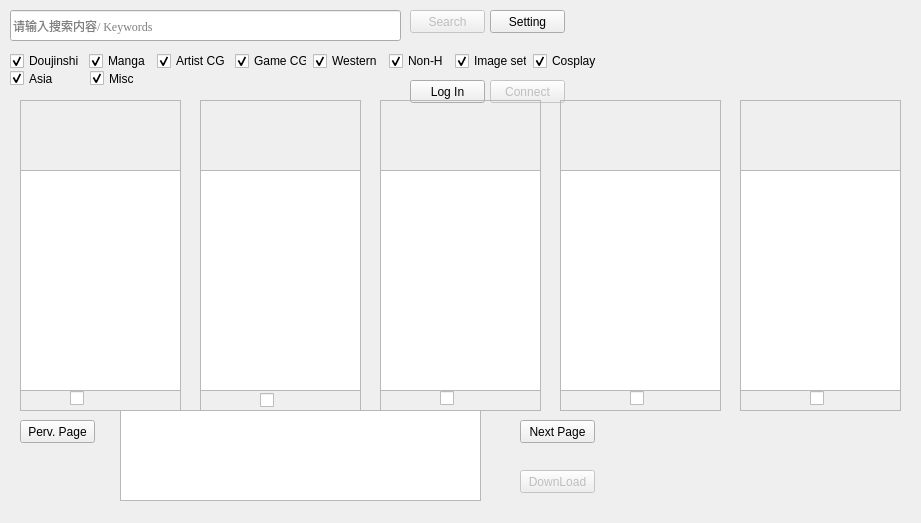
<?xml version="1.0" encoding="UTF-8"?>
<ui version="4.0">
 <class>Dialog</class>
 <widget class="QDialog" name="Dialog">
  <property name="geometry">
   <rect>
    <x>0</x>
    <y>0</y>
    <width>921</width>
    <height>523</height>
   </rect>
  </property>
  <property name="windowTitle">
   <string>Dialog</string>
  </property>
  <widget class="QPushButton" name="connect_button">
   <property name="enabled">
    <bool>false</bool>
   </property>
   <property name="geometry">
    <rect>
     <x>490</x>
     <y>80</y>
     <width>75</width>
     <height>23</height>
    </rect>
   </property>
   <property name="text">
    <string>Connect</string>
   </property>
  </widget>
  <widget class="QPushButton" name="setting_button">
   <property name="geometry">
    <rect>
     <x>490</x>
     <y>10</y>
     <width>75</width>
     <height>23</height>
    </rect>
   </property>
   <property name="text">
    <string>Setting</string>
   </property>
  </widget>
  <widget class="QPushButton" name="search_button">
   <property name="enabled">
    <bool>false</bool>
   </property>
   <property name="geometry">
    <rect>
     <x>410</x>
     <y>10</y>
     <width>75</width>
     <height>23</height>
    </rect>
   </property>
   <property name="text">
    <string>Search</string>
   </property>
   <property name="default">
    <bool>true</bool>
   </property>
  </widget>
  <widget class="QPushButton" name="login_button">
   <property name="geometry">
    <rect>
     <x>410</x>
     <y>80</y>
     <width>75</width>
     <height>23</height>
    </rect>
   </property>
   <property name="text">
    <string>Log In</string>
   </property>
  </widget>
  <widget class="QPushButton" name="download_button">
   <property name="enabled">
    <bool>false</bool>
   </property>
   <property name="geometry">
    <rect>
     <x>520</x>
     <y>470</y>
     <width>75</width>
     <height>23</height>
    </rect>
   </property>
   <property name="text">
    <string>DownLoad</string>
   </property>
  </widget>
  <widget class="QFrame" name="frame_2">
   <property name="geometry">
    <rect>
     <x>200</x>
     <y>100</y>
     <width>161</width>
     <height>311</height>
    </rect>
   </property>
   <property name="frameShape">
    <enum>QFrame::StyledPanel</enum>
   </property>
   <property name="frameShadow">
    <enum>QFrame::Raised</enum>
   </property>
   <widget class="QLabel" name="label_2">
    <property name="geometry">
     <rect>
      <x>6</x>
      <y>0</y>
      <width>151</width>
      <height>71</height>
     </rect>
    </property>
    <property name="font">
     <font>
      <family>Times New Roman</family>
     </font>
    </property>
    <property name="text">
     <string/>
    </property>
    <property name="wordWrap">
     <bool>true</bool>
    </property>
   </widget>
   <widget class="QGraphicsView" name="graphicsView_2">
    <property name="geometry">
     <rect>
      <x>0</x>
      <y>70</y>
      <width>161</width>
      <height>221</height>
     </rect>
    </property>
   </widget>
   <widget class="QCheckBox" name="checkBox_2">
    <property name="geometry">
     <rect>
      <x>60</x>
      <y>290</y>
      <width>16</width>
      <height>20</height>
     </rect>
    </property>
    <property name="text">
     <string/>
    </property>
   </widget>
  </widget>
  <widget class="QFrame" name="frame_3">
   <property name="geometry">
    <rect>
     <x>380</x>
     <y>100</y>
     <width>161</width>
     <height>311</height>
    </rect>
   </property>
   <property name="frameShape">
    <enum>QFrame::StyledPanel</enum>
   </property>
   <property name="frameShadow">
    <enum>QFrame::Raised</enum>
   </property>
   <widget class="QLabel" name="label_3">
    <property name="geometry">
     <rect>
      <x>6</x>
      <y>0</y>
      <width>151</width>
      <height>71</height>
     </rect>
    </property>
    <property name="font">
     <font>
      <family>Times New Roman</family>
     </font>
    </property>
    <property name="text">
     <string/>
    </property>
    <property name="wordWrap">
     <bool>true</bool>
    </property>
   </widget>
   <widget class="QGraphicsView" name="graphicsView_3">
    <property name="geometry">
     <rect>
      <x>0</x>
      <y>70</y>
      <width>161</width>
      <height>221</height>
     </rect>
    </property>
   </widget>
   <widget class="QCheckBox" name="checkBox_3">
    <property name="geometry">
     <rect>
      <x>60</x>
      <y>290</y>
      <width>16</width>
      <height>17</height>
     </rect>
    </property>
    <property name="text">
     <string/>
    </property>
   </widget>
  </widget>
  <widget class="QFrame" name="frame_4">
   <property name="geometry">
    <rect>
     <x>560</x>
     <y>100</y>
     <width>161</width>
     <height>311</height>
    </rect>
   </property>
   <property name="frameShape">
    <enum>QFrame::StyledPanel</enum>
   </property>
   <property name="frameShadow">
    <enum>QFrame::Raised</enum>
   </property>
   <widget class="QLabel" name="label_4">
    <property name="geometry">
     <rect>
      <x>0</x>
      <y>0</y>
      <width>161</width>
      <height>71</height>
     </rect>
    </property>
    <property name="font">
     <font>
      <family>Times New Roman</family>
     </font>
    </property>
    <property name="text">
     <string/>
    </property>
    <property name="wordWrap">
     <bool>true</bool>
    </property>
   </widget>
   <widget class="QGraphicsView" name="graphicsView_4">
    <property name="geometry">
     <rect>
      <x>0</x>
      <y>70</y>
      <width>161</width>
      <height>221</height>
     </rect>
    </property>
   </widget>
   <widget class="QCheckBox" name="checkBox_4">
    <property name="geometry">
     <rect>
      <x>70</x>
      <y>290</y>
      <width>16</width>
      <height>17</height>
     </rect>
    </property>
    <property name="text">
     <string/>
    </property>
   </widget>
  </widget>
  <widget class="QPushButton" name="nextpage_button">
   <property name="geometry">
    <rect>
     <x>520</x>
     <y>420</y>
     <width>75</width>
     <height>23</height>
    </rect>
   </property>
   <property name="text">
    <string>Next Page</string>
   </property>
  </widget>
  <widget class="QPushButton" name="pervpage_button">
   <property name="geometry">
    <rect>
     <x>20</x>
     <y>420</y>
     <width>75</width>
     <height>23</height>
    </rect>
   </property>
   <property name="text">
    <string>Perv. Page</string>
   </property>
  </widget>
  <widget class="QWidget" name="layoutWidget">
   <property name="geometry">
    <rect>
     <x>10</x>
     <y>50</y>
     <width>592</width>
     <height>22</height>
    </rect>
   </property>
   <layout class="QHBoxLayout" name="horizontalLayout">
    <item>
     <widget class="QCheckBox" name="doujinshi_cb">
      <property name="text">
       <string>Doujinshi</string>
      </property>
      <property name="checked">
       <bool>true</bool>
      </property>
     </widget>
    </item>
    <item>
     <widget class="QCheckBox" name="manga_cb">
      <property name="text">
       <string>Manga</string>
      </property>
      <property name="checked">
       <bool>true</bool>
      </property>
     </widget>
    </item>
    <item>
     <widget class="QCheckBox" name="artist_cb">
      <property name="autoFillBackground">
       <bool>false</bool>
      </property>
      <property name="text">
       <string>Artist CG</string>
      </property>
      <property name="checked">
       <bool>true</bool>
      </property>
     </widget>
    </item>
    <item>
     <widget class="QCheckBox" name="game_cb">
      <property name="text">
       <string>Game CG</string>
      </property>
      <property name="checked">
       <bool>true</bool>
      </property>
     </widget>
    </item>
    <item>
     <widget class="QCheckBox" name="western_cb">
      <property name="text">
       <string>Western</string>
      </property>
      <property name="checked">
       <bool>true</bool>
      </property>
     </widget>
    </item>
    <item>
     <widget class="QCheckBox" name="nonh_cb">
      <property name="text">
       <string>Non-H</string>
      </property>
      <property name="checked">
       <bool>true</bool>
      </property>
     </widget>
    </item>
    <item>
     <widget class="QCheckBox" name="image_cb">
      <property name="text">
       <string>Image set</string>
      </property>
      <property name="checked">
       <bool>true</bool>
      </property>
     </widget>
    </item>
    <item>
     <widget class="QCheckBox" name="cosplay_cb">
      <property name="text">
       <string>Cosplay</string>
      </property>
      <property name="checked">
       <bool>true</bool>
      </property>
     </widget>
    </item>
   </layout>
  </widget>
  <widget class="QCheckBox" name="asia_cb">
   <property name="geometry">
    <rect>
     <x>10</x>
     <y>70</y>
     <width>68</width>
     <height>17</height>
    </rect>
   </property>
   <property name="text">
    <string>Asia</string>
   </property>
   <property name="checked">
    <bool>true</bool>
   </property>
  </widget>
  <widget class="QCheckBox" name="misc_cb">
   <property name="geometry">
    <rect>
     <x>90</x>
     <y>70</y>
     <width>68</width>
     <height>17</height>
    </rect>
   </property>
   <property name="text">
    <string>Misc</string>
   </property>
   <property name="checked">
    <bool>true</bool>
   </property>
  </widget>
  <widget class="QFrame" name="frame_1">
   <property name="geometry">
    <rect>
     <x>20</x>
     <y>100</y>
     <width>161</width>
     <height>311</height>
    </rect>
   </property>
   <property name="frameShape">
    <enum>QFrame::StyledPanel</enum>
   </property>
   <property name="frameShadow">
    <enum>QFrame::Raised</enum>
   </property>
   <widget class="QLabel" name="label_1">
    <property name="geometry">
     <rect>
      <x>6</x>
      <y>0</y>
      <width>151</width>
      <height>71</height>
     </rect>
    </property>
    <property name="font">
     <font>
      <family>Times New Roman</family>
     </font>
    </property>
    <property name="text">
     <string/>
    </property>
    <property name="wordWrap">
     <bool>true</bool>
    </property>
   </widget>
   <widget class="QGraphicsView" name="graphicsView_1">
    <property name="geometry">
     <rect>
      <x>0</x>
      <y>70</y>
      <width>161</width>
      <height>221</height>
     </rect>
    </property>
   </widget>
   <widget class="QCheckBox" name="checkBox_1">
    <property name="geometry">
     <rect>
      <x>50</x>
      <y>290</y>
      <width>16</width>
      <height>17</height>
     </rect>
    </property>
    <property name="text">
     <string/>
    </property>
   </widget>
  </widget>
  <widget class="QTextBrowser" name="textBrowser">
   <property name="geometry">
    <rect>
     <x>120</x>
     <y>410</y>
     <width>361</width>
     <height>91</height>
    </rect>
   </property>
   <property name="font">
    <font>
     <family>Times New Roman</family>
    </font>
   </property>
  </widget>
  <widget class="QLineEdit" name="keywords_entry">
   <property name="geometry">
    <rect>
     <x>10</x>
     <y>10</y>
     <width>391</width>
     <height>31</height>
    </rect>
   </property>
   <property name="font">
    <font>
     <family>Times New Roman</family>
    </font>
   </property>
   <property name="tabletTracking">
    <bool>false</bool>
   </property>
   <property name="dragEnabled">
    <bool>false</bool>
   </property>
   <property name="placeholderText">
    <string>请输入搜索内容/ Keywords</string>
   </property>
  </widget>
  <widget class="QFrame" name="frame_5">
   <property name="geometry">
    <rect>
     <x>740</x>
     <y>100</y>
     <width>161</width>
     <height>311</height>
    </rect>
   </property>
   <property name="frameShape">
    <enum>QFrame::StyledPanel</enum>
   </property>
   <property name="frameShadow">
    <enum>QFrame::Raised</enum>
   </property>
   <widget class="QLabel" name="label_5">
    <property name="geometry">
     <rect>
      <x>0</x>
      <y>0</y>
      <width>161</width>
      <height>71</height>
     </rect>
    </property>
    <property name="font">
     <font>
      <family>Times New Roman</family>
     </font>
    </property>
    <property name="text">
     <string/>
    </property>
    <property name="wordWrap">
     <bool>true</bool>
    </property>
   </widget>
   <widget class="QGraphicsView" name="graphicsView_5">
    <property name="geometry">
     <rect>
      <x>0</x>
      <y>70</y>
      <width>161</width>
      <height>221</height>
     </rect>
    </property>
   </widget>
   <widget class="QCheckBox" name="checkBox_5">
    <property name="geometry">
     <rect>
      <x>70</x>
      <y>290</y>
      <width>16</width>
      <height>17</height>
     </rect>
    </property>
    <property name="text">
     <string/>
    </property>
   </widget>
  </widget>
 </widget>
 <resources/>
 <connections/>
</ui>
